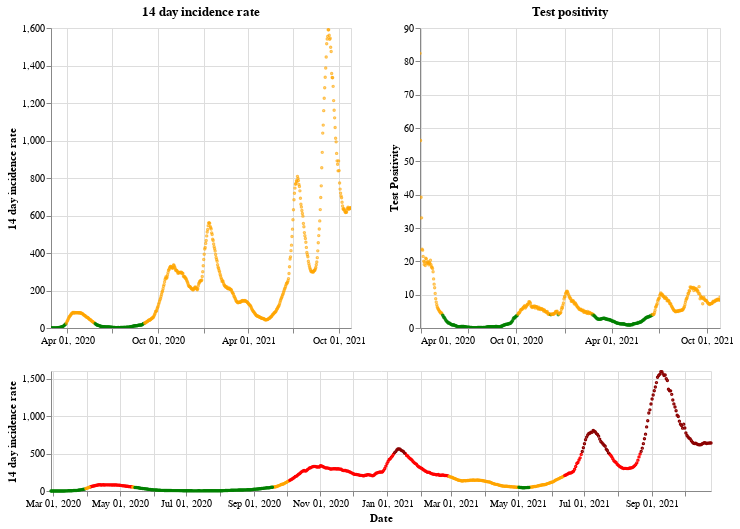

The cell this chart's notebook holds for it:
### Markdown cell above
## Scotland

### Code cell
plot_traffic_light('Scotland')

### Figure 1 — Vega-Lite specification as saved in the notebook (floating-point values rounded to 4 significant figures; data arrays with more than 128 entries replaced by an {"elided": "..."} marker saying what was removed)
{"config": {"view": {"continuousWidth": 400, "continuousHeight": 300}}, "vconcat": [{"hconcat": [{"mark": {"type": "point", "size": 2}, "encoding": {"color": {"condition": {"value": "green", "test": "(datum.twoWeeklyCasesRate <= 25)"}, "value": "orange"}, "tooltip": [{"type": "nominal", "field": "areaName"}, {"type": "temporal", "field": "date"}, {"type": "quantitative", "field": "twoWeeklyCasesRate"}, {"type": "quantitative", "field": "testPositivity"}], "x": {"type": "temporal", "axis": {"title": ""}, "field": "date", "scale": {"domain": {"selection": "DateBrush"}}, "timeUnit": "yearmonthdate"}, "y": {"type": "quantitative", "axis": {"title": "14 day incidence rate"}, "field": "twoWeeklyCasesRate"}}, "title": "14 day incidence rate", "width": 300}, {"mark": {"type": "point", "size": 2}, "encoding": {"color": {"condition": {"value": "green", "test": "(datum.testPositivity <= 4)"}, "value": "orange"}, "tooltip": [{"type": "nominal", "field": "areaName"}, {"type": "temporal", "field": "date"}, {"type": "quantitative", "field": "twoWeeklyCasesRate"}, {"type": "quantitative", "field": "testPositivity"}], "x": {"type": "temporal", "axis": {"title": ""}, "field": "date", "scale": {"domain": {"selection": "DateBrush"}}, "timeUnit": "yearmonthdate"}, "y": {"type": "quantitative", "axis": {"title": "Test Positivity"}, "field": "testPositivity"}}, "title": "Test positivity", "width": 300}]}, {"layer": [{"mark": {"type": "point", "size": 2}, "encoding": {"color": {"condition": {"value": "orange", "test": "(((datum.testPositivity < 4) && (datum.twoWeeklyCasesRate >= 50)) && (datum.twoWeeklyCasesRate < 200))"}, "value": "red"}, "opacity": {"condition": {"value": 1, "test": "((datum.twoWeeklyCasesRate >= 50) && (datum.twoWeeklyCasesRate < 500))"}, "value": 0}, "tooltip": [{"type": "nominal", "field": "areaName"}, {"type": "temporal", "field": "date"}, {"type": "quantitative", "field": "twoWeeklyCasesRate"}, {"type": "quantitative", "field": "testPositivity"}], "x": {"type": "temporal", "axis": {"title": "Date"}, "field": "date", "timeUnit": "yearmonthdate"}, "y": {"type": "quantitative", "axis": {"title": "14 day incidence rate"}, "field": "twoWeeklyCasesRate"}}, "selection": {"DateBrush": {"type": "interval", "encodings": ["x"], "fields": ["Time"]}}}, {"mark": {"type": "point", "size": 2}, "encoding": {"color": {"value": "darkred"}, "opacity": {"condition": {"value": 1, "test": "(datum.twoWeeklyCasesRate >= 500)"}, "value": 0}, "tooltip": [{"type": "nominal", "field": "areaName"}, {"type": "temporal", "field": "date"}, {"type": "quantitative", "field": "twoWeeklyCasesRate"}, {"type": "quantitative", "field": "testPositivity"}], "x": {"type": "temporal", "axis": {"title": "Date"}, "field": "date", "timeUnit": "yearmonthdate"}, "y": {"type": "quantitative", "axis": {"title": "14 day incidence rate"}, "field": "twoWeeklyCasesRate"}}}, {"mark": {"type": "point", "size": 2}, "encoding": {"color": {"condition": {"value": "green", "test": "((datum.testPositivity < 4) && (datum.twoWeeklyCasesRate < 50))"}, "value": "orange"}, "opacity": {"condition": {"value": 1, "test": "(datum.twoWeeklyCasesRate < 50)"}, "value": 0}, "tooltip": [{"type": "nominal", "field": "areaName"}, {"type": "temporal", "field": "date"}, {"type": "quantitative", "field": "twoWeeklyCasesRate"}, {"type": "quantitative", "field": "testPositivity"}], "x": {"type": "temporal", "axis": {"title": "Date"}, "field": "date", "timeUnit": "yearmonthdate"}, "y": {"type": "quantitative", "axis": {"title": "14 day incidence rate"}, "field": "twoWeeklyCasesRate"}}}], "height": 120, "width": 660}], "data": {"name": "data-2a2fe1d62e20142eeb55696eeb31b9da"}, "$schema": "https://vega.github.io/schema/vega-lite/v4.8.1.json", "datasets": {"data-2a2fe1d62e20142eeb55696eeb31b9da": {"elided": "606 records"}}}
